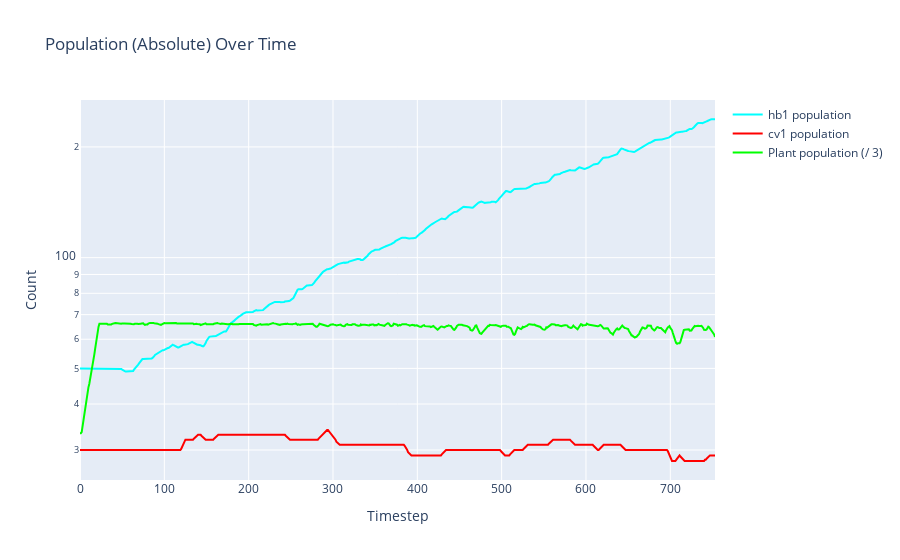
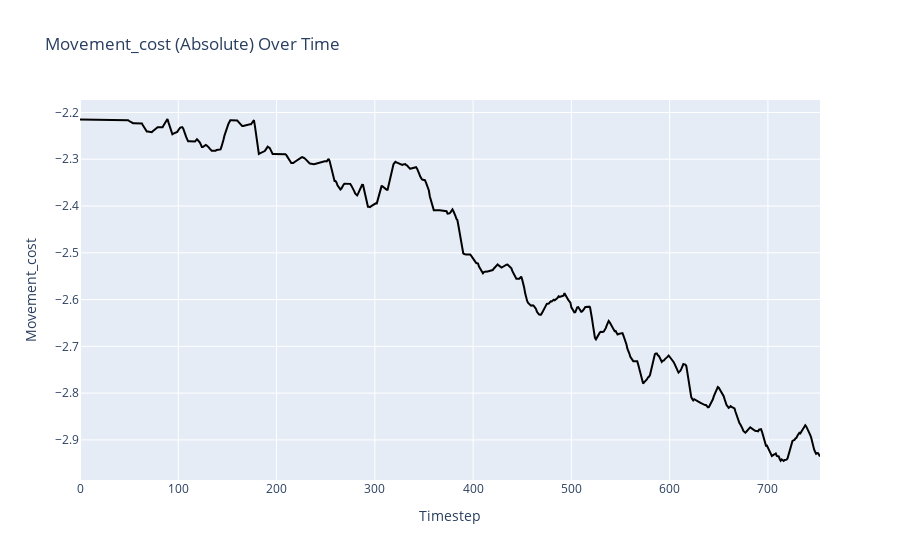
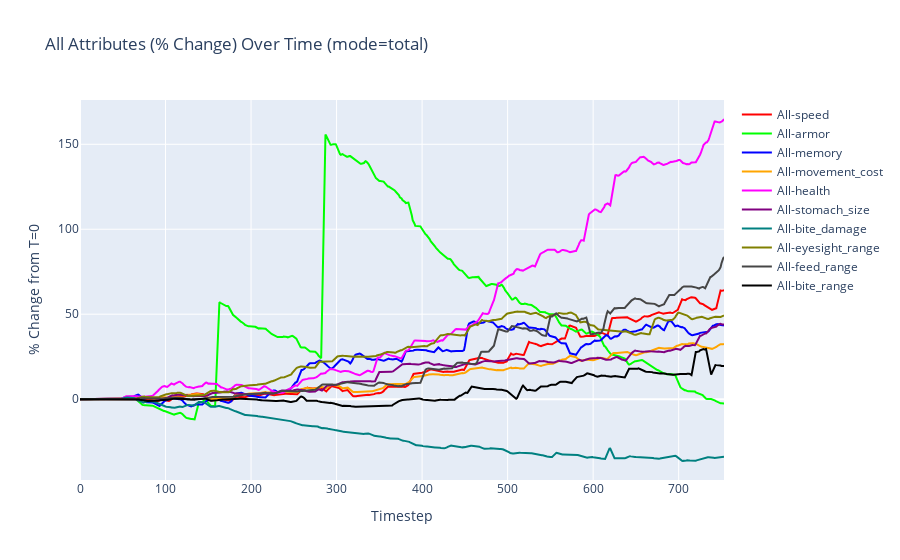

Write notebook code for charts like these, in order.
### Code cell
# Once the simulation completes, call the plotting function:
fig = plot_parameter_over_time(env, parameter="population", mode="species", use_log_scale=True, smoothing_window=5, plant_scale_divisor=3)
fig.show()  # or pio.show(fig)

fig2 = plot_parameter_over_time(env, parameter="movement_cost", mode="total", smoothing_window=5)
fig2.show()

fig3 = plot_parameter_over_time(env, parameter="all", mode="total", smoothing_window=5, use_percentage=True, use_log_scale=True)
fig3.show()

### Figure 1 — Plotly figure (JSON) as saved in the notebook; plotly's stock layout.template omitted (floating-point values rounded to 4 significant figures; data arrays with more than 128 entries replaced by an {"elided": "..."} marker saying what was removed)
{"data": [{"line": {"color": "rgb(0,255,255)"}, "mode": "lines", "name": "hb1 population", "type": "scatter", "x": {"elided": "754 int values"}, "y": {"elided": "754 float values"}}, {"line": {"color": "rgb(255,0,0)"}, "mode": "lines", "name": "cv1 population", "type": "scatter", "x": {"elided": "754 int values"}, "y": {"elided": "754 float values"}}, {"line": {"color": "rgb(0,255,0)"}, "mode": "lines", "name": "Plant population (/ 3)", "type": "scatter", "x": {"elided": "754 int values"}, "y": {"elided": "754 float values"}}], "layout": {"title": {"text": "Population (Absolute) Over Time"}, "xaxis": {"title": {"text": "Timestep"}}, "yaxis": {"title": {"text": "Count"}, "type": "log"}}}

### Figure 2 — Plotly figure (JSON) as saved in the notebook; plotly's stock layout.template omitted (floating-point values rounded to 4 significant figures; data arrays with more than 128 entries replaced by an {"elided": "..."} marker saying what was removed)
{"data": [{"line": {"color": "rgb(0,0,0)"}, "mode": "lines", "name": "All Agents (movement_cost)", "type": "scatter", "x": {"elided": "754 int values"}, "y": {"elided": "754 float values"}}], "layout": {"title": {"text": "Movement_cost (Absolute) Over Time"}, "xaxis": {"title": {"text": "Timestep"}}, "yaxis": {"title": {"text": "Movement_cost"}}}}

### Figure 3 — Plotly figure (JSON) as saved in the notebook; plotly's stock layout.template omitted (floating-point values rounded to 4 significant figures; data arrays with more than 128 entries replaced by an {"elided": "..."} marker saying what was removed)
{"data": [{"line": {"color": "rgb(255,0,0)"}, "mode": "lines", "name": "All-speed", "type": "scatter", "x": {"elided": "754 int values"}, "y": {"elided": "754 float values"}}, {"line": {"color": "rgb(0,255,0)"}, "mode": "lines", "name": "All-armor", "type": "scatter", "x": {"elided": "754 int values"}, "y": {"elided": "754 float values"}}, {"line": {"color": "rgb(0,0,255)"}, "mode": "lines", "name": "All-memory", "type": "scatter", "x": {"elided": "754 int values"}, "y": {"elided": "754 float values"}}, {"line": {"color": "rgb(255,165,0)"}, "mode": "lines", "name": "All-movement_cost", "type": "scatter", "x": {"elided": "754 int values"}, "y": {"elided": "754 float values"}}, {"line": {"color": "rgb(255,0,255)"}, "mode": "lines", "name": "All-health", "type": "scatter", "x": {"elided": "754 int values"}, "y": {"elided": "754 float values"}}, {"line": {"color": "rgb(128,0,128)"}, "mode": "lines", "name": "All-stomach_size", "type": "scatter", "x": {"elided": "754 int values"}, "y": {"elided": "754 float values"}}, {"line": {"color": "rgb(0,128,128)"}, "mode": "lines", "name": "All-bite_damage", "type": "scatter", "x": {"elided": "754 int values"}, "y": {"elided": "754 float values"}}, {"line": {"color": "rgb(128,128,0)"}, "mode": "lines", "name": "All-eyesight_range", "type": "scatter", "x": {"elided": "754 int values"}, "y": {"elided": "754 float values"}}, {"line": {"color": "rgb(70,70,70)"}, "mode": "lines", "name": "All-feed_range", "type": "scatter", "x": {"elided": "754 int values"}, "y": {"elided": "754 float values"}}, {"line": {"color": "rgb(0,0,0)"}, "mode": "lines", "name": "All-bite_range", "type": "scatter", "x": {"elided": "754 int values"}, "y": {"elided": "754 float values"}}], "layout": {"title": {"text": "All Attributes (% Change) Over Time (mode=total)"}, "xaxis": {"title": {"text": "Timestep"}}, "yaxis": {"title": {"text": "% Change from T=0"}}}}
